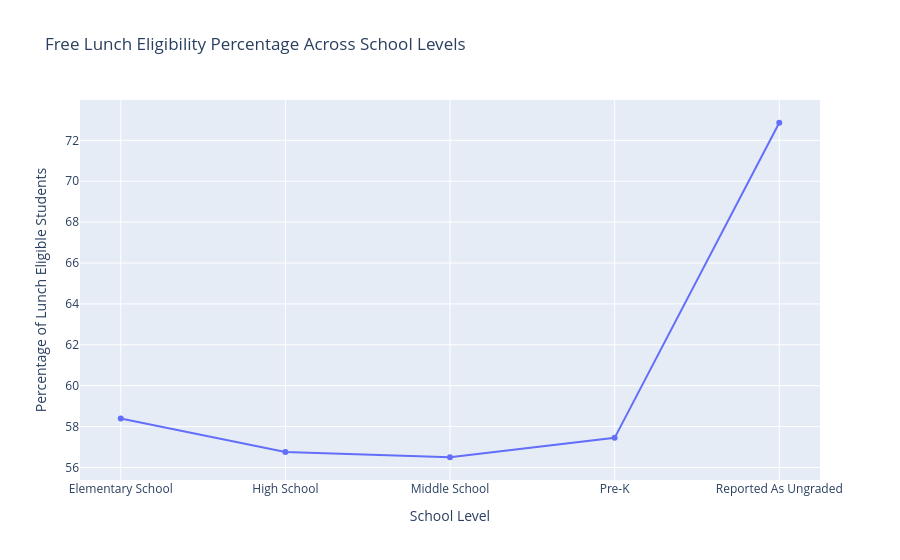

Source (notebook cell):
### Code cell
fig = px.line(
    grouped_by_school_level,
    x='SCHOOL_LEVEL',
    y='PERCENT_LUNCH_ELIGIBLE',
    markers=True,
    title='Free Lunch Eligibility Percentage Across School Levels',
    labels={'SCHOOL_LEVEL': 'School Level', 'PERCENT_LUNCH_ELIGIBLE': 'Percentage of Lunch Eligible Students'},
    height=600
)

# Show the plot
fig.show()

### Figure 1 — Plotly figure (JSON) as saved in the notebook; plotly's stock layout.template omitted (floating-point values rounded to 4 significant figures)
{"data": [{"hovertemplate": "School Level=%{x}<br>Percentage of Lunch Eligible Students=%{y}<extra></extra>", "legendgroup": "", "line": {"color": "#636efa", "dash": "solid"}, "marker": {"symbol": "circle"}, "mode": "lines+markers", "name": "", "orientation": "v", "showlegend": false, "type": "scatter", "x": ["Elementary School", "High School", "Middle School", "Pre-K", "Reported As Ungraded"], "xaxis": "x", "y": [58.39, 56.76, 56.5, 57.45, 72.86], "yaxis": "y"}], "layout": {"autosize": true, "legend": {"tracegroupgap": 0}, "title": {"text": "Free Lunch Eligibility Percentage Across School Levels"}, "xaxis": {"anchor": "y", "autorange": true, "domain": [0, 1], "range": [-0.2421, 4.242], "title": {"text": "School Level"}, "type": "category"}, "yaxis": {"anchor": "x", "autorange": true, "domain": [0, 1], "range": [55.41, 73.95], "title": {"text": "Percentage of Lunch Eligible Students"}, "type": "linear"}}}
